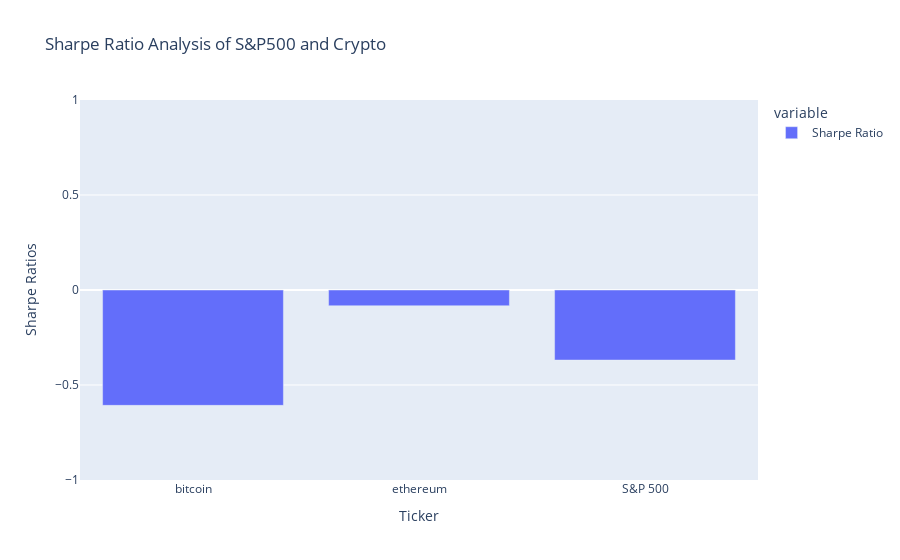

Notebook code for this chart:
### Code cell
#plot correlation
correlation_df_plot = correlation_plot(joined_correlation_df, title = 'Correlation Analysis of S&P500 and Crypto')
correlation_df_plot
#rolling beta plot
rolling_beta_df_plot = rolling_beta_plot(joined_beta_df, period=21, title = 'Rolling Beta Analysis of S&P500 and Crypto')
rolling_beta_df_plot
#Plot summary including min, max, quartiles, and median with violin plot
price_summary_df_plot = price_summary_violin(joined_price_df, title = 'Price Summary Analysis of S&P500 and Crypto')
price_summary_df_plot
#Plot sharpe ratios
sharpe_ratios_df_plot = sharpe_ratios_plot(joined_sharpe_ratios, title = 'Sharpe Ratio Analysis of S&P500 and Crypto')
sharpe_ratios_df_plot

### Figure 1 — Plotly figure (JSON) as saved in the notebook; plotly's stock layout.template omitted (floating-point values rounded to 4 significant figures)
{"data": [{"alignmentgroup": "True", "hovertemplate": "variable=Sharpe Ratio<br>Daily Returns=%{x}<br>value=%{y}<extra></extra>", "legendgroup": "Sharpe Ratio", "marker": {"color": "#636efa"}, "name": "Sharpe Ratio", "offsetgroup": "Sharpe Ratio", "orientation": "v", "showlegend": true, "textposition": "auto", "type": "bar", "x": ["bitcoin", "ethereum", "S&P 500"], "xaxis": "x", "y": [-0.6072, -0.08303, -0.3689], "yaxis": "y"}], "layout": {"autosize": true, "barmode": "relative", "legend": {"title": {"text": "variable"}, "tracegroupgap": 0}, "title": {"text": "Sharpe Ratio Analysis of S&P500 and Crypto"}, "xaxis": {"anchor": "y", "autorange": true, "domain": [0, 1], "range": [-0.5, 2.5], "title": {"text": "Ticker"}, "type": "category"}, "yaxis": {"anchor": "x", "domain": [0, 1], "range": [-1, 1], "title": {"text": "Sharpe Ratios"}, "type": "linear"}}}
